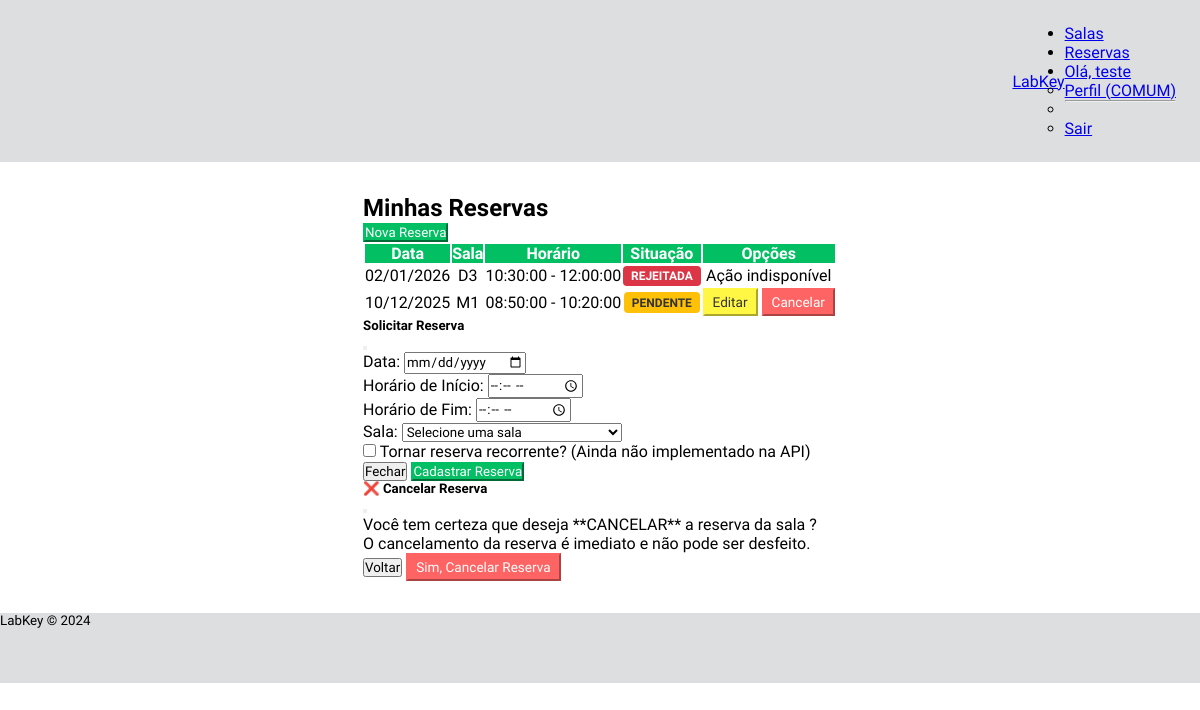
The app's page /reservas (signed in) with its own data.
### models/models.py (models this page shows)
class ReservaBase(SQLModel):
    data: date = Field(description="Data da reserva")
    hora_inicio: time = Field(description="Hora de início")
    hora_fim: time = Field(description="Hora de término")
    status: StatusReserva = Field(default=StatusReserva.PENDENTE, description="Status atual da reserva")

class Reserva(ReservaBase, table=True):
    id: Optional[int] = Field(default=None, primary_key=True)
    usuario_id: int = Field(foreign_key="usuario.id")
    sala_id: int = Field(foreign_key="sala.id")
    usuario: Optional[Usuario] = Relationship(back_populates="reservas")
    sala: Optional[Sala] = Relationship(back_populates="reservas")

class SalaBase(SQLModel):
    nome: str = Field(unique=True, index=True, description="Nome identificador da sala")
    descricao: Optional[str] = Field(default=None, description="Descrição da sala")
    capacidade: int = Field(description="Capacidade máxima de pessoas")
    localizacao: Optional[str] = Field(default=None, description="Localização física da sala") # Opcional
    recursos: Optional[str] = Field(default=None, description="Equipamentos ou recursos disponíveis") # Opcional

class Sala(SalaBase, table=True):
    id: Optional[int] = Field(default=None, primary_key=True)
    reservas: List["Reserva"] = Relationship(back_populates="sala")

### main.py (the view)
@app.get("/reservas", summary="Página de Reservas (Unificada)")
def reservas_page(request: Request, session: Session = Depends(get_session)):
    if "usuario_id" not in request.session:
        return RedirectResponse(url="/login", status_code=status.HTTP_303_SEE_OTHER)
    nome = request.session.get("nome")
    tipo = request.session.get("tipo_usuario") # Tipo é 'COMUM' ou 'ADMINISTRADOR'
    usuario_id = request.session.get("usuario_id")
    if tipo == TipoUsuario.ADMINISTRADOR.value:
        reservas_exibidas = session.exec(
            select(Reserva).order_by(Reserva.data.desc())
        ).all()
    else:
        reservas_exibidas = session.exec(
            select(Reserva).where(Reserva.usuario_id == usuario_id).order_by(Reserva.data.desc())
        ).all()
    salas = session.exec(select(Sala)).all()
    return templates.TemplateResponse(
        "reservas.html",
        {
            "request": request,
            "nome": nome,
            "tipo_usuario": tipo,
            "todas_as_reservas": reservas_exibidas,
            "salas_disponiveis": salas,
        }
    )

### templates/reservas.html (shortened to what this page needs)
{% extends "base_dashboard.html" %}
{% block content %}
<div class="container my-5">
    <h2 class="text-center mb-5">
        {% if tipo_usuario == 'ADMINISTRADOR' %}
            Gerenciamento de Todas as Reservas
        {% else %}
            Minhas Reservas
        {% endif %}
    </h2>
    <div class="d-flex justify-content-end mb-4">
        <button
            class="btn btn-nova-reserva"
            type="button"
            data-coreui-toggle="modal"
            data-coreui-target="#modalCadastroReserva"
        >
             Nova Reserva
        </button>
    </div>
    <div class="table-responsive">
        <table class="table table-bordered table-hover">
            <thead>
                <tr>
                    <th scope="col">Data</th>
                    <th scope="col">Sala</th>
                    <th scope="col">Horário</th>
                    <th scope="col">Situação</th>
                    <th scope="col">Opções</th>
                </tr>
            </thead>
            <tbody>
                {% for reserva in todas_as_reservas %}
                <tr>
                    <td>{{ reserva.data | date_format('%d/%m/%Y') }}</td>
                    <td>{{ reserva.sala.nome }}</td>
                    <td>{{ reserva.hora_inicio }} - {{ reserva.hora_fim }}</td>
                    <td>
                        {% set status_string = reserva.status.value | default(reserva.status) %}
                        <span class="status-badge status-{{ status_string | lower }}">
                            {{ status_string | upper }}
                        </span>
                    </td>
                    <td>
                        {% if tipo_usuario == 'ADMINISTRADOR' %}
                            {% if reserva.status.value == 'Pendente' %}
                                <button
                                    class="btn btn-aprovar btn-status-admin"
                                    type="button"
                                    data-reserva-id="{{ reserva.id }}"
                                    data-novo-status="Aprovada"
                                >
                                    Aprovar
                                </button>
                                <button
                                    class="btn btn-rejeitar btn-status-admin"
                                    type="button"
                                    data-reserva-id="{{ reserva.id }}"
                                    data-novo-status="Rejeitada"
                                >
                                    Rejeitar
                                </button>
                            {% elif reserva.status.value == 'Aprovada' %}
                                <button
                                    class="btn btn-rejeitar btn-status-admin"
                                    type="button"
                                    data-reserva-id="{{ reserva.id }}"
                                    data-novo-status="Rejeitada"
                                >
                                    Rejeitar
                                </button>
                            {% else %}
                                <span class="text-muted">Status Finalizado</span>
                            {% endif %}
                        {% else %}
                            {% if reserva.status.value == 'Pendente' or reserva.status.value == 'Aprovada' %}
                                <button
                                    class="btn btn-editar-reserva"
                                    type="button"
                                    data-reserva-id="{{ reserva.id }}"
                                    data-reserva-data="{{ reserva.data }}"
                                    data-reserva-inicio="{{ reserva.hora_inicio }}"
                                    data-reserva-fim="{{ reserva.hora_fim }}"
                                    data-reserva-sala-id="{{ reserva.sala.id }}"
                                    data-coreui-toggle="modal"
                                    data-coreui-target="#modalCadastroReserva"
                                >
                                    Editar
                                </button>
                                <button
                                    class="btn btn-cancelar-reserva"
                                    type="button"
                                    data-reserva-id="{{ reserva.id }}"
                                    data-reserva-nome="{{ reserva.sala.nome }}"
                                    data-coreui-toggle="modal"
                                    data-coreui-target="#modalCancelamento"
                                >
                                    Cancelar
                                </button>
                            {% else %}
                                <span class="text-muted">Ação indisponível</span>
                            {% endif %}
                        {% endif %}
                    </td>
                </tr>
                {% endfor %}
            </tbody>
        </table>
    </div>
    <div
        class="modal fade"
        id="modalCadastroReserva"
        tabindex="-1"
        aria-labelledby="modalCadastroReservaLabel"
        aria-hidden="true"
    >
        <div class="modal-dialog">
            <div class="modal-content">
                <form id="formReserva" data-reserva-id="">
                    <div class="modal-header">
                        <h5 class="modal-title" id="modalCadastroReservaLabel">
                            Solicitar Reserva
                        </h5>
                        <button
                            class="btn-close"
                            type="button"
                            data-coreui-dismiss="modal"
                            aria-label="Fechar"
                        ></button>
                    </div>
                    <div class="modal-body">
                        <div class="mb-3">
                            <label for="reservaData" class="form-label">Data:</label>
                            <input
                                class="form-control"
                                id="reservaData"
                                name="data"
                                type="date"
                                required
                            />
                        </div>
                        <div class="row">
                            <div class="col-6 mb-3">
                                <label for="horaInicio" class="form-label">Horário de Início:</label>
                                <input
                                    class="form-control"
                                    id="horaInicio"
                                    name="hora_inicio"
                                    type="time"
                                    required
                                />
                            </div>
                            <div class="col-6 mb-3">
                                <label for="horaFim" class="form-label">Horário de Fim:</label>
                                <input
                                    class="form-control"
                                    id="horaFim"
                                    name="hora_fim"
                                    type="time"
                                    required
                                />
                            </div>
                        </div>
                        <div class="mb-3">
                            <label for="salaId" class="form-label">Sala:</label>
                            <select class="form-control" id="salaId" name="sala_id" required>
                                <option value="" disabled selected>Selecione uma sala</option>
                            </select>
                        </div>
                        <div class="form-check mb-3">
                            <input
                                class="form-check-input"
                                id="reservaRecorrente"
                                name="recorrente"
                                type="checkbox"
                            />
                            <label class="form-check-label" for="reservaRecorrente">
                                Tornar reserva recorrente? (Ainda não implementado na API)
                            </label>
                        </div>
                    </div>
                    <div class="modal-footer">
                        <button
                            class="btn btn-secondary"
                            type="button"
                            data-coreui-dismiss="modal"
                        >
                            Fechar
                        </button>
                        <button class="btn save-btn" type="submit" id="btnSalvarReserva">
                            Cadastrar Reserva
                        </button>
                    </div>
                </form>
            </div>
        </div>
    </div>
    <div class="modal fade" id="modalCancelamento" tabindex="-1" aria-labelledby="modalCancelamentoLabel" aria-hidden="true">
        <div class="modal-dialog">
            <div class="modal-content">
                <div class="modal-header bg-danger text-white">
                    <h5 class="modal-title" id="modalCancelamentoLabel">❌ Cancelar Reserva</h5>
                    <button class="btn-close btn-close-white" type="button" data-coreui-dismiss="modal" aria-label="Fechar"></button>
                </div>
                <div class="modal-body">
                    <p>Você tem certeza que deseja **CANCELAR** a reserva da sala <strong id="nomeSalaCancelamento"></strong>?</p>
                    <p class="text-danger">O cancelamento da reserva é imediato e não pode ser desfeito.</p>
                </div>
                <div class="modal-footer">
                    <button class="btn btn-secondary" type="button" data-coreui-dismiss="modal">Voltar</button>
                    <button class="btn btn-cancelar-reserva" type="button" id="confirmarCancelamento">Sim, Cancelar Reserva</button>
                </div>
            </div>
        </div>
    </div>
</div>
{% endblock %}

### static/css/style.css (style rules this page uses)
* { margin: 0; padding: 0; box-sizing: border-box; font-family: "Lexend", sans-serif; }
html, body { width: 100%; min-height: 100vh; background-color: #f8f8f8; }

### templates/reservas.html (style rules this page uses)
.table thead th { background-color: #03bf63; color: white; text-align: center; vertical-align: middle; }
.table tbody td { vertical-align: middle; text-align: center; }
.btn-nova-reserva { background-color: #03bf63; color: white; border-color: #03bf63; transition: transform 0.2s; }
.status-badge { display: inline-block; padding: .35em .65em; font-size: 75%; font-weight: 700; line-height: 1; text-align: center; white-space: nowrap; vertical-align: baseline; border-radius: .25rem; }
.status-pendente { background-color: #ffc107; color: #333; }
.status-cancelada, .status-rejeitada { background-color: #dc3545; color: white; }
.btn-editar-reserva { background-color: #fff743; color: #333; border-color: #fff743; font-size: 0.85rem; padding: 0.25rem 0.5rem; }
.btn-cancelar-reserva { background-color: #ff6464; color: white; border-color: #ff6464; font-size: 0.85rem; padding: 0.25rem 0.5rem; }
.modal-footer .save-btn { background-color: #03bf63; border-color: #03bf63; color: white; }

### records on screen
Reserva: data "02/01/2026", sala.nome "D3", hora_inicio "10:30:00", hora_fim "12:00:00", status "REJEITADA", shows "Ação indisponível"
Reserva: data "10/12/2025", sala.nome "M1", hora_inicio "08:50:00", hora_fim "10:20:00", status "PENDENTE"

### other values on screen
{{ nome.split(' ')[0] }} "teste"
{{ tipo_usuario }} "COMUM"
